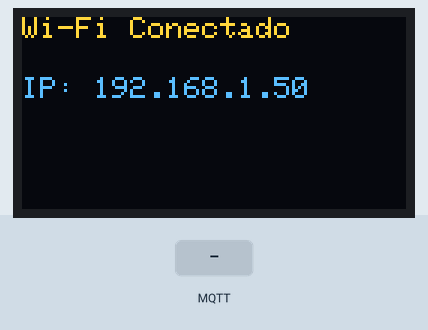
Simulated run of this sketch. Board: ESP32. On the bench: 128×64 one-colour display. The inputs (shaded band) are chosen by the test bench. The OLED is the two-colour kind (top 16 rows yellow); WiFi joins after 1.5 s; servers stay silent unless stated; no MQTT or app messages arrive unless stated; what the sketch prints to the serial monitor is not drawn.

Above: at 3.2 s.
3.3 s: MQTT message "1" arrives on the first subscribed topic
4.8 s: MQTT message "on" arrives on the first subscribed topic
6.3 s: MQTT message "off" arrives on the first subscribed topic
Timing chart, 0 to 9.3 s (numbered marks = the images above; inputs shaded):
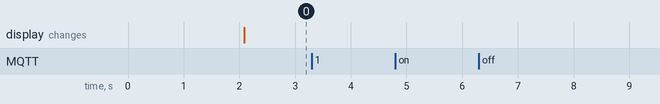

Measured:
- after the input at 3.3 s, every drawn part: stays the same
- after the input at 4.8 s, every drawn part: stays the same
- after the input at 6.3 s, every drawn part: stays the same

The sketch:

gateway.ino
```cpp
#include <Wire.h>
#include <WiFi.h>
#include <WiFiUdp.h>
#include <Adafruit_GFX.h>
#include <Adafruit_SSD1306.h>
#include <ArduinoJson.h>
#include <PubSubClient.h>

#define SCREEN_WIDTH 128
#define SCREEN_HEIGHT 64
#define OLED_RESET -1

Adafruit_SSD1306 display(SCREEN_WIDTH, SCREEN_HEIGHT, &Wire, OLED_RESET);

const char *ssid = "Desktop_F5364807";
const char *password = "5071032903032618";
const char *mqtt_server = "192.168.1.11";
const int mqtt_port = 1883;
const char *mqtt_topic = "gateway/nodes/messages";

WiFiUDP udp;
const int gatewayPort = 1234;
WiFiClient espClient;
PubSubClient client(espClient);

void setup()
{
  // Inicializa a comunicação serial
  Serial.begin(115200);

  // Inicializa o display OLED
  if (!display.begin(SSD1306_SWITCHCAPVCC, 0x3C))
  {
    Serial.println("Falha ao inicializar o display OLED");
    while (true)
      ;
  }
  display.clearDisplay();
  display.setTextSize(1);
  display.setTextColor(SSD1306_WHITE);

  // Conectar-se ao Wi-Fi
  WiFi.begin(ssid, password);
  display.setCursor(0, 0);
  display.print("Conectando ao Wi-Fi...");
  display.display();

  while (WiFi.status() != WL_CONNECTED)
  {
    delay(1000);
    Serial.println("Conectando ao Wi-Fi...");
  }

  udp.begin(gatewayPort);

  Serial.println("Conectado ao Wi-Fi");
  String ipAddress = WiFi.localIP().toString();
  Serial.println("IP do ESP32: " + ipAddress);

  display.clearDisplay();
  display.setCursor(0, 0);
  display.println("Wi-Fi Conectado");
  display.setCursor(0, 20);
  display.print("IP: ");
  display.print(ipAddress);
  display.display();

  // Configuração do MQTT
  client.setServer(mqtt_server, mqtt_port);
  client.setCallback([](char *topic, byte *payload, unsigned int length)
                     {
    Serial.print("Mensagem recebida no tópico: ");
    for (unsigned int i = 0; i < length; i++) {
      Serial.print((char)payload[i]);
    }
    Serial.println(); });
}

void loop()
{
  // Reconectar ao MQTT se desconectado
  if (!client.connected())
  {
    while (!client.connected())
    {
      Serial.print("Tentando conexão MQTT...");
      String clientId = "Gateway_" + String(WiFi.macAddress());
      if (client.connect(clientId.c_str()))
      {
        Serial.println("Conectado ao MQTT");
        client.subscribe(mqtt_topic);
      }
      else
      {
        Serial.print("Falha na conexão. Código de erro: ");
        Serial.println(client.state());
        delay(5000);
      }
    }
  }

  // Processar pacotes UDP
  int packetSize = udp.parsePacket();
  if (packetSize)
  {
    Serial.printf("Pacote recebido com tamanho: %d bytes\n", packetSize);

    char packetBuffer[512];
    udp.read(packetBuffer, packetSize);
    StaticJsonDocument<512> doc;
    DeserializationError error = deserializeJson(doc, packetBuffer);

    if (!error)
    {
      String deviceId = doc["deviceId"].as<String>();
      String timestamp = doc["timestamp"].as<String>();
      Serial.printf("Recebido de %s no timestamp %s\n", deviceId.c_str(), timestamp.c_str());

      // Enviar dados via MQTT
      String payload;
      serializeJson(doc, payload);
      bool mqttStatus = client.publish(mqtt_topic, payload.c_str());

      if (mqttStatus)
      {
        Serial.println("Mensagem enviada com sucesso via MQTT");
      }
      else
      {
        Serial.print("Falha ao enviar mensagem via MQTT. Código de erro: ");
        Serial.println(client.state());

        // Tente reconectar ao MQTT se houver falha
        if (!client.connected())
        {
          Serial.println("Reconectando ao MQTT...");
          String clientId = "Gateway_Recovery_" + String(WiFi.macAddress());
          client.connect(clientId.c_str());
        }
      }
    }
    else
    {
      Serial.println("Falha ao processar JSON");
    }
  }

  // Loop do MQTT
  client.loop();
}
```
